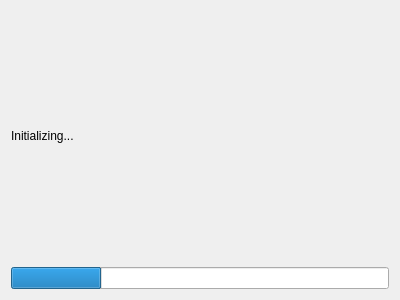
<?xml version="1.0" encoding="UTF-8"?>
<ui version="4.0">
 <class>initWidget</class>
 <widget class="QWidget" name="initWidget">
  <property name="geometry">
   <rect>
    <x>0</x>
    <y>0</y>
    <width>400</width>
    <height>300</height>
   </rect>
  </property>
  <property name="windowTitle">
   <string>Form</string>
  </property>
  <layout class="QVBoxLayout" name="verticalLayout">
   <item>
    <widget class="QLabel" name="lblInit">
     <property name="text">
      <string>Initializing...</string>
     </property>
    </widget>
   </item>
   <item>
    <widget class="QProgressBar" name="progressBar">
     <property name="value">
      <number>24</number>
     </property>
     <property name="textVisible">
      <bool>false</bool>
     </property>
     <property name="invertedAppearance">
      <bool>false</bool>
     </property>
    </widget>
   </item>
  </layout>
 </widget>
 <resources/>
 <connections/>
</ui>
